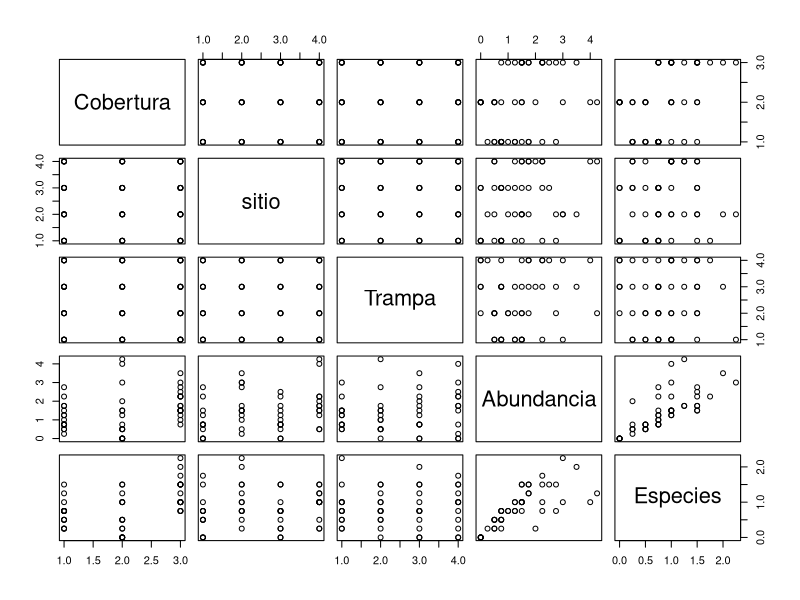
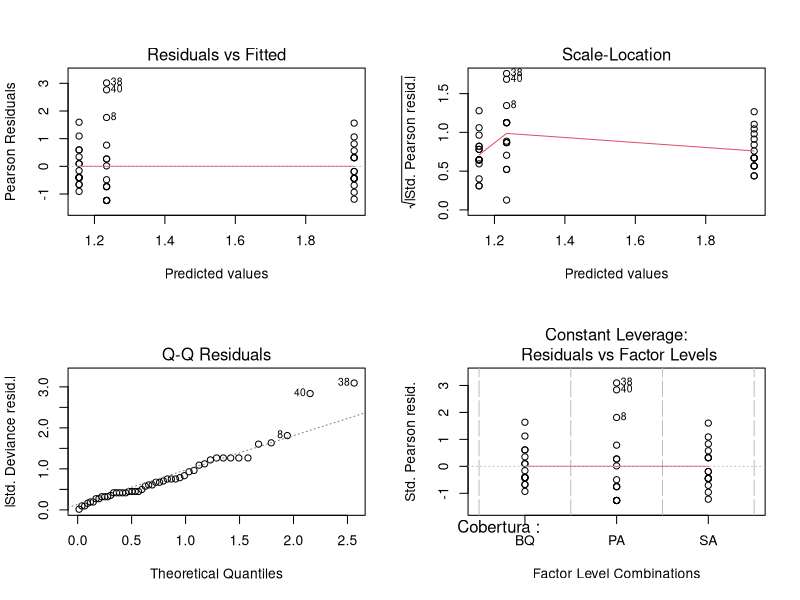
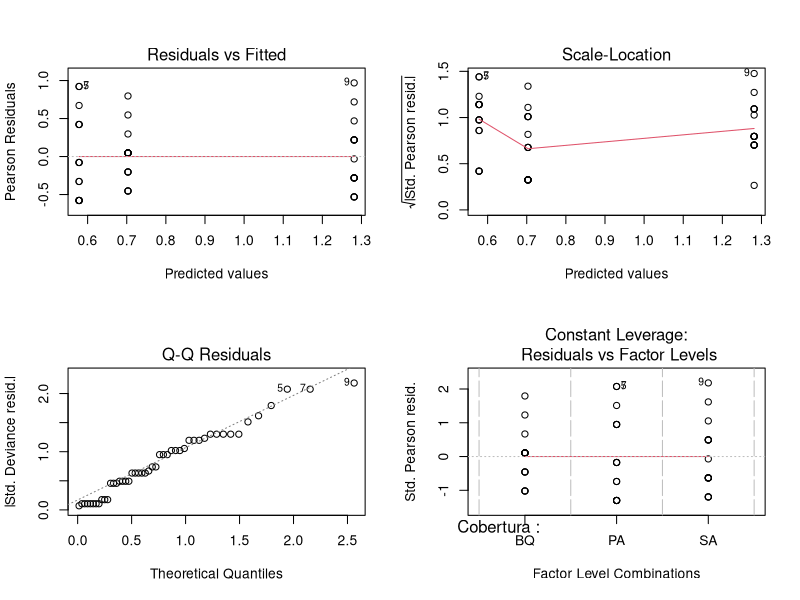

Recreate these plots in R, in order. (Note: this script raises an error after producing the figures.)
library(multcomp) # Simultaneous Inference in General Parametric Models CRAN v1.4-25
library(lme4) # Linear Mixed-Effects Models using 'Eigen' and S4 CRAN v1.1-35.2
library(lmtest) # Testing Linear Regression Models CRAN v0.9-40

# Read data
o <- read.csv("GLM_Copros.csv", header = T, sep = ";")
o <- read.csv("GLM_Mariposas.csv", header = T, sep = ";")
o <- read.csv("GLM_Abejas.csv", header = T, sep = ";")

# Factor sitios
o$Cobertura <- factor(o$Cobertura,
                      levels = c("BQ", "PA", "SA"), ordered = TRUE)

## Análisis previo
par(mfrow=c(2,4))
print(summary(o))
plot(o)

# Abundacia --------------------------------------------------------------
Ind <- glm(Abundancia ~ Cobertura, family = gaussian(), data = o)
print(summary(Ind))
par(mfcol = c(2, 2))
plot(Ind)

anvInd <- anova(Ind, test = "Chisq")
print(anvInd)
summary(anvInd)

tukInd <- glht(Ind, linfct = mcp(Cobertura = "Tukey"))
summary(tukInd)

# Especies ----------------------------------------------------------------
Esp <- glm(Especies ~ Cobertura, family = gaussian(), data = o)
print(summary(Esp))
par(mfcol = c(2, 2))
plot(Esp)

anvEsp <- anova(Esp, test = "Chisq")
print(anvEsp)
summary(anvEsp)

tukEsp <- glht(Esp, linfct = mcp(Cobertura = "Tukey"))
summary(tukEsp)

# Longitud ----------------------------------------------------------------
Lon <- glm(Longitud ~ Cobertura, family = gaussian(), data = o)
print(summary(Lon))
par(mfcol = c(2, 2))
plot(Lon)

anvLon <- anova(Lon, test = "Chisq")
print(anvLon)
summary(anvLon)

tukLon <- glht(Lon, linfct = mcp(Cobertura = "Tukey"))
summary(tukLon)

# Biomasa ---------------------------------------------------------------
Biom <- glm(Biomasa ~ Cobertura, family = gaussian(), data = o)
print(summary(Biom))
par(mfcol = c(2, 2))
plot(Biom)

anvBiom <- anova(Biom, test = "Chisq")
print(anvBiom)
summary(anvBiom)

tukBiom <- glht(Biom, linfct = mcp(Cobertura = "Tukey"))
summary(tukBiom)
